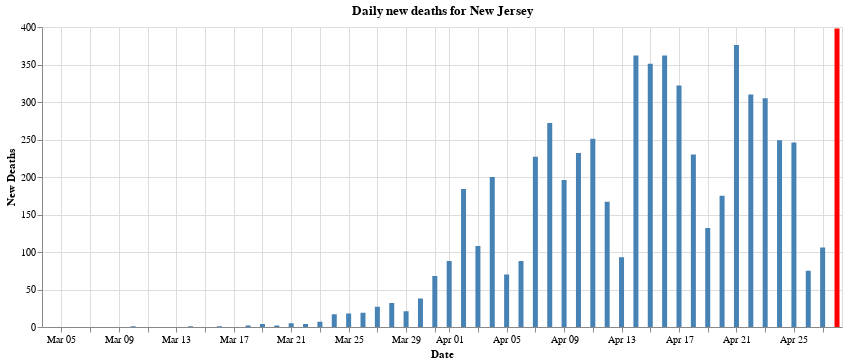

Here is the notebook cell this chart was saved with:
### Markdown cell above
## 12 - Graph of daily new deaths in New Jersey

### Code cell
max_daily_increase = daily_new_cases['new_deaths'].max()
# display(max_daily_increase)

chart = alt.Chart(daily_new_cases).mark_bar().encode(
    y=alt.Y('new_deaths:Q', axis=alt.Axis(title='New Deaths')),
    x=alt.X('date:T', axis=alt.Axis(format='%b %d', title='Date')),
    # The highlight will be set on the result of a conditional statement
    color=alt.condition(
        alt.datum.new_deaths == max_daily_increase,
        alt.value('red'),    
        alt.value('steelblue')  
    ),
    tooltip=['date:T','new_deaths']

).properties(
    width=800,
    title="Daily new deaths for New Jersey"
)

    
display(chart)

### Figure 1 — Vega-Lite specification as saved in the notebook (floating-point values rounded to 4 significant figures)
{"config": {"view": {"continuousWidth": 400, "continuousHeight": 300}}, "data": {"name": "data-d106602bb56aba0b38427df5a8e4a8d5"}, "mark": "bar", "encoding": {"color": {"condition": {"value": "red", "test": "(datum.new_deaths === 398)"}, "value": "steelblue"}, "tooltip": [{"type": "temporal", "field": "date"}, {"type": "quantitative", "field": "new_deaths"}], "x": {"type": "temporal", "axis": {"format": "%b %d", "title": "Date"}, "field": "date"}, "y": {"type": "quantitative", "axis": {"title": "New Deaths"}, "field": "new_deaths"}}, "title": "Daily new deaths for New Jersey", "width": 800, "$schema": "https://vega.github.io/schema/vega-lite/v4.8.1.json", "datasets": {"data-d106602bb56aba0b38427df5a8e4a8d5": [{"date": "2020-03-04T00:00:00", "new_cases": 1, "new_deaths": 0}, {"date": "2020-03-05T00:00:00", "new_cases": 1, "new_deaths": 0}, {"date": "2020-03-06T00:00:00", "new_cases": 2, "new_deaths": 0}, {"date": "2020-03-07T00:00:00", "new_cases": 0, "new_deaths": 0}, {"date": "2020-03-08T00:00:00", "new_cases": 2, "new_deaths": 0}, {"date": "2020-03-09T00:00:00", "new_cases": 5, "new_deaths": 0}, {"date": "2020-03-10T00:00:00", "new_cases": 4, "new_deaths": 1}, {"date": "2020-03-11T00:00:00", "new_cases": 8, "new_deaths": 0}, {"date": "2020-03-12T00:00:00", "new_cases": 6, "new_deaths": 0}, {"date": "2020-03-13T00:00:00", "new_cases": 21, "new_deaths": 0}, {"date": "2020-03-14T00:00:00", "new_cases": 25, "new_deaths": 1}, {"date": "2020-03-15T00:00:00", "new_cases": 23, "new_deaths": 0}, {"date": "2020-03-16T00:00:00", "new_cases": 78, "new_deaths": 1}, {"date": "2020-03-17T00:00:00", "new_cases": 92, "new_deaths": 0}, {"date": "2020-03-18T00:00:00", "new_cases": 159, "new_deaths": 2}, {"date": "2020-03-19T00:00:00", "new_cases": 308, "new_deaths": 4}, {"date": "2020-03-20T00:00:00", "new_cases": 161, "new_deaths": 2}, {"date": "2020-03-21T00:00:00", "new_cases": 440, "new_deaths": 5}, {"date": "2020-03-22T00:00:00", "new_cases": 578, "new_deaths": 4}, {"date": "2020-03-23T00:00:00", "new_cases": 930, "new_deaths": 7}, {"date": "2020-03-24T00:00:00", "new_cases": 831, "new_deaths": 17}, {"date": "2020-03-25T00:00:00", "new_cases": 727, "new_deaths": 18}, {"date": "2020-03-26T00:00:00", "new_cases": 2474, "new_deaths": 19}, {"date": "2020-03-27T00:00:00", "new_cases": 1949, "new_deaths": 27}, {"date": "2020-03-28T00:00:00", "new_cases": 2299, "new_deaths": 32}, {"date": "2020-03-29T00:00:00", "new_cases": 2262, "new_deaths": 21}, {"date": "2020-03-30T00:00:00", "new_cases": 3250, "new_deaths": 38}, {"date": "2020-03-31T00:00:00", "new_cases": 2060, "new_deaths": 68}, {"date": "2020-04-01T00:00:00", "new_cases": 3559, "new_deaths": 88}, {"date": "2020-04-02T00:00:00", "new_cases": 3335, "new_deaths": 184}, {"date": "2020-04-03T00:00:00", "new_cases": 4305, "new_deaths": 108}, {"date": "2020-04-04T00:00:00", "new_cases": 4229, "new_deaths": 200}, {"date": "2020-04-05T00:00:00", "new_cases": 3381, "new_deaths": 70}, {"date": "2020-04-06T00:00:00", "new_cases": 3585, "new_deaths": 88}, {"date": "2020-04-07T00:00:00", "new_cases": 3326, "new_deaths": 227}, {"date": "2020-04-08T00:00:00", "new_cases": 3021, "new_deaths": 272}, {"date": "2020-04-09T00:00:00", "new_cases": 3590, "new_deaths": 196}, {"date": "2020-04-10T00:00:00", "new_cases": 3561, "new_deaths": 232}, {"date": "2020-04-11T00:00:00", "new_cases": 3563, "new_deaths": 251}, {"date": "2020-04-12T00:00:00", "new_cases": 3699, "new_deaths": 167}, {"date": "2020-04-13T00:00:00", "new_cases": 2734, "new_deaths": 93}, {"date": "2020-04-14T00:00:00", "new_cases": 4240, "new_deaths": 362}, {"date": "2020-04-15T00:00:00", "new_cases": 2206, "new_deaths": 351}, {"date": "2020-04-16T00:00:00", "new_cases": 4287, "new_deaths": 362}, {"date": "2020-04-17T00:00:00", "new_cases": 3150, "new_deaths": 322}, {"date": "2020-04-18T00:00:00", "new_cases": 2953, "new_deaths": 230}, {"date": "2020-04-19T00:00:00", "new_cases": 3881, "new_deaths": 132}, {"date": "2020-04-20T00:00:00", "new_cases": 3505, "new_deaths": 175}, {"date": "2020-04-21T00:00:00", "new_cases": 3581, "new_deaths": 376}, {"date": "2020-04-22T00:00:00", "new_cases": 3478, "new_deaths": 310}, {"date": "2020-04-23T00:00:00", "new_cases": 4124, "new_deaths": 305}, {"date": "2020-04-24T00:00:00", "new_cases": 2207, "new_deaths": 249}, {"date": "2020-04-25T00:00:00", "new_cases": 3327, "new_deaths": 246}, {"date": "2020-04-26T00:00:00", "new_cases": 3515, "new_deaths": 75}, {"date": "2020-04-27T00:00:00", "new_cases": 2150, "new_deaths": 106}, {"date": "2020-04-28T00:00:00", "new_cases": 2668, "new_deaths": 398}]}}
